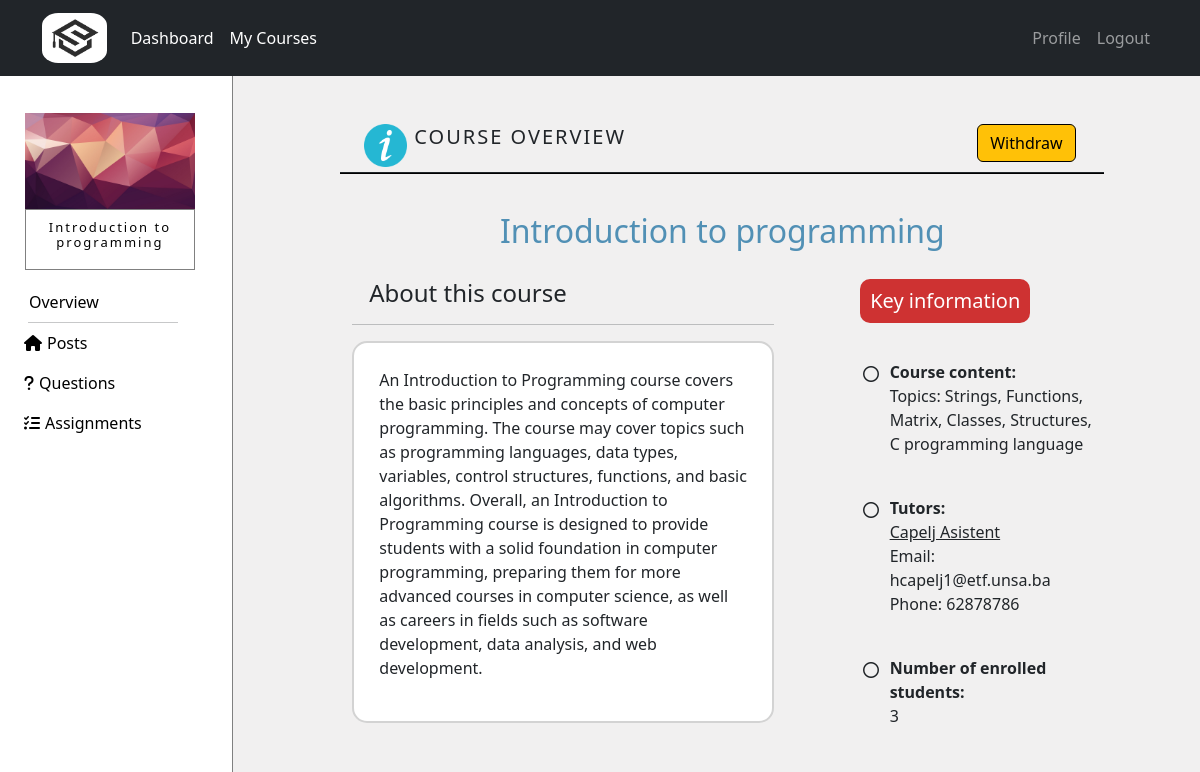
Page /courses/course/6/overview (signed in) on the earlier database version.
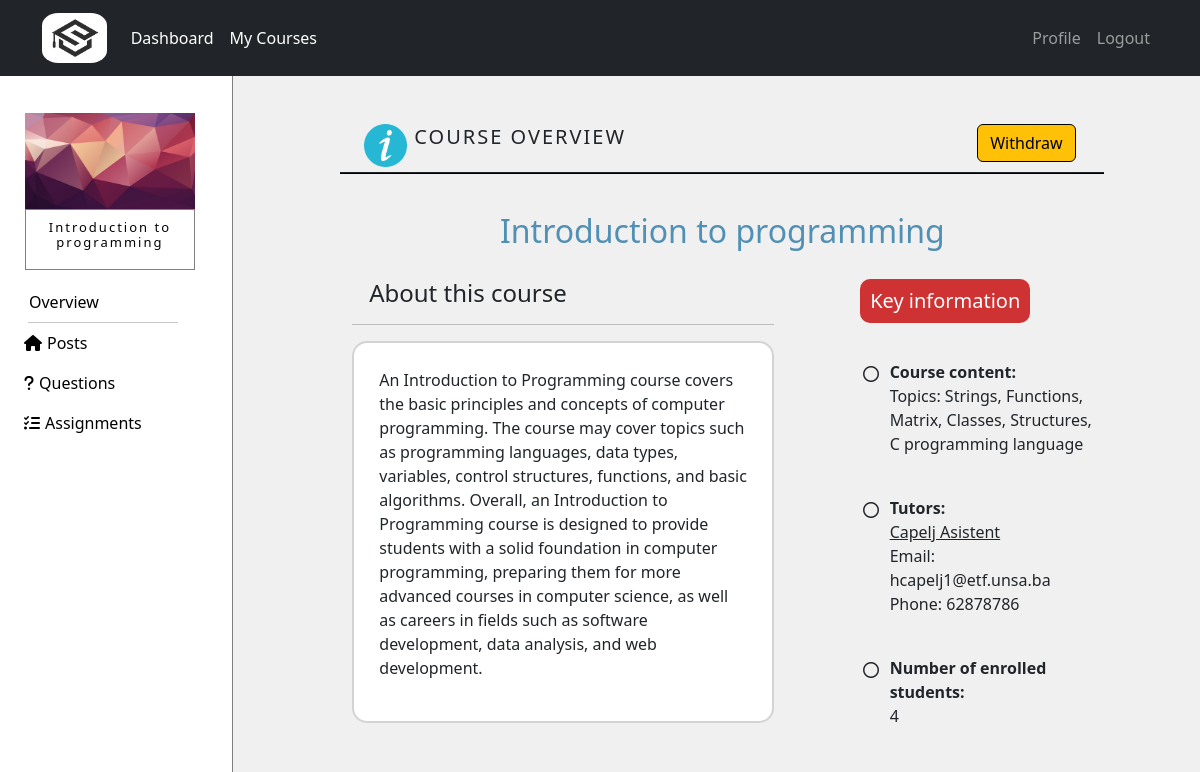
Same page on the later database version.
### courses/models.py (models this page shows, shortened)
class Course(models.Model):
    name = models.CharField(max_length=50)
    summary = models.CharField(max_length=500)
    image = models.ImageField(upload_to="courses_images",default="courses_images/default.jpg",blank=True)
    overview = models.TextField(null=True,blank=True)
    max_students = models.IntegerField(default=100)
    student_number = models.IntegerField(default=0)

### courses/views.py (the view, shortened to what this page needs)
# urls.py: path('course/<int:course_id>/overview',views.overview,name='overview'),
@login_required
def overview(request,course_id):
   if is_enrolled(request.user, course_id) is False:
      return HttpResponse('<html><body><h2 style="font-weight: lighter">Your do not have access to view this page!</h2><body></html>')
   course = get_object_or_404(Course,pk=course_id)
   tutors = Tutor.objects.filter(course=course)
   return render(request,'courses/overview.html',{'course':course,'tutors':tutors})

### courses/views.py (called while the page is built)
def is_enrolled(user, course_id):
   course = get_object_or_404(Course,pk=course_id)
   if user.is_tutor:
      tutor_courses = TutorCourse.objects.filter(course=course,tutor=user.Tutor)
      return tutor_courses.exists()
   else:
      student_courses = StudentCourse.objects.filter(course=course,student=user.Student)
      return student_courses.exists()

### templates/courses/overview.html (shortened to what the changed rows need)
{% extends 'courses/course.html' %}
{% block courseContent %}
{% load static %}
<div style="margin-left: auto; margin-right: auto; width:75%; margin-top: 5%; position: relative; margin-bottom: 5px;">
    <img class="col-sm-4 col-md-4 col-lg-4" src="{% static 'img/information.png' %}"
         style="width:6%;" title="info">
    <div class="col-sm-6 col-md-6 col-lg-6 availableCourses">
      <h5 class="title">COURSE OVERVIEW</h5>
    </div>
    {% if user.is_student %}
        <form action="{% url 'overview' course_id=course.pk %}" method="POST">
            <button class="col-sm-2 col-md-2 col-lg-2 btn btn-warning dugmeStatusKurs"
                    style="position: absolute; right: 5px; bottom: 5px; border: 1px solid black; width: fit-content;"
                    name="withdraw_button" value="{{user.pk}}" type="submit">Withdraw</button>
        </form>
    {% endif %}
</div>
  <hr style="width: 80%; margin-left: auto; margin-right: auto; background-color: black;
             opacity: 1; margin-top: 0; margin-bottom: 4%; height: 2px;">
    {% if course %}
    <h2 style="color: rgb(81 144 181); display: flex; justify-content: center;">{{course.name}}</h2>
    <div class="container" style="width: 80%; margin-top: 3%;">
        <div class="row">
            <div class="col-sm-12 col-md-7 col-lg-7">
                <h4 style="margin-left: 4%;">About this course</h4>
                <hr>
                <div style="background-color: white; border-radius: 15px; padding: 25px; border: 2px solid lightgray;">
                    <p>{{course.overview}}</p>
                </div>
            </div>
            <div id="keyInfo" class="col-sm-12 col-md-5 col-lg-5">
                <div style="display: flex; justify-content: center;">
                    <h5 style="background-color: rgb(206 50 50); color: white; padding: 10px;
                               border-radius: 10px;">Key information</h5>
                </div>
                <div style="display: flex; justify-content: center;">
                    <div style="margin-left: 20%; margin-top: 10%;">
                        <div style="display: flex; flex-direction: row;">
                            <i class="fa-regular fa-circle" style="display: inline; margin-right: 2%; padding: 6px;"></i>
                            <p style="display: inline; font-weight:300;">
                                <span style="font-weight: bold;">Course content:</span>
                                <br>
                                {{course.summary}}</p>
                        </div>
                        <br>
                        {% if tutors %}
                        <div style="display: flex; flex-direction: row;">
                            <i class="fa-regular fa-circle" style="display: inline; margin-right: 2%; padding: 6px;"></i>
                            <p style="display: inline; font-weight:300;">
                                <span style="font-weight: bold;">Tutors: </span>
                                {% if tutors %}
                                    {% for tutor in tutors %}
                                        <span style="text-decoration: underline;">{{tutor.user.first_name}} {{tutor.user.last_name}}<br>
                                        </span>
                                        Email: {{tutor.user.email}} <span><br></span>
                                        Phone: {{tutor.phone}}
                                    {% endfor %}
                                {% endif %}
                            </p>
                            <br>
                        </div>
                        {% endif %}
                        <br>
                        <div style="display: flex; flex-direction: row;">
                            <i class="fa-regular fa-circle" style="display: inline; margin-right: 2%; padding: 6px;"></i>
                            <p style="display: inline; font-weight:300;">
                                <span style="font-weight: bold;">Number of enrolled students:</span>
                                <br>
                                {{course.student_number}}</p>
                        </div>
                    </div>
                </div>
            </div>
        </div>
    </div>
    {% endif %}
    <div style="height: 150px;"></div>
{% endblock %}

### templates/courses/course.html (shortened to what this page needs)
{% extends 'courses/dashboard.html' %}
{% block content_courses %}
{% load static %}
{% if course %}
<div class="row no-gutters">
  <div id="left-gutter" class="col-sm-1 col-md-2 col-lg-2 no-gutters" style="width: 20%; height: 100vh; background-color: white; padding: 0; border-right: 1px solid gray;">
    <div class="card" style="width: 70%; margin-top: 15%;
                             margin-left: auto; margin-right: auto; border: none;">
      <img src="{{course.image.url}}" class="card-img-top" style="border-radius: 0%;" alt="Cover">
        <div class="card-body" style="border: 1px solid gray; padding: 10px 0px 10px 0px;">
          <h4 class="card-title courseDetails courseTitle"
              style="text-align: center; color: black; letter-spacing: 2px; font-weight: lighter;">{{course.name}}</h4>
        </div>
    </div>
    <div class="nav flex-column" style="margin-top: 5%; width: 100%;">
      <div id="miniMeni">
        <a class="nav-link hoverMeni" href="{% url 'overview' course_id=course.pk %}" style="color: black;">
          Overview
        </a>
        <hr id="line">
        {% if user.is_student %}
        <a class="nav-link hoverMeni" href="{% url 'course' course_id=course.pk %}" style="color: black;">
          <i class="fa-solid fa-house" style="margin-right: 5px;"></i>Posts
        </a>
        {% else %}
        <a class="nav-link hoverMeni" href="{% url 'tutor_course' course_id=course.pk %}" style="color: black;">
          <i class="fa-solid fa-house" style="margin-right: 5px;"></i>Posts
        </a>
        {% endif %}
        <a class="nav-link hoverMeni" href="{% url 'view_questions_tutor' course_id=course.pk %}" style="color: black;">
          <i class="fa-solid fa-question" style="margin-right: 5px;"></i>Questions
        </a>
        <a class="nav-link hoverMeni" href="{% url 'assignment_overview' course_id=course.pk %}" style="color: black;">
          <i class="fa-solid fa-list-check" style="margin-right: 5px;"></i>Assignments
        </a>
      </div>
    </div>
  </div>
  <div id="right-gutter" class="col-sm-11 col-md-10 col-lg-10 no-gutters">
    {% block courseContent%}{% endblock %}
  </div>
</div>
{% endif %}
{% endblock %}

Differences in the rows shown:
changed Course "Introduction to programming": student_number "3" → "4"
